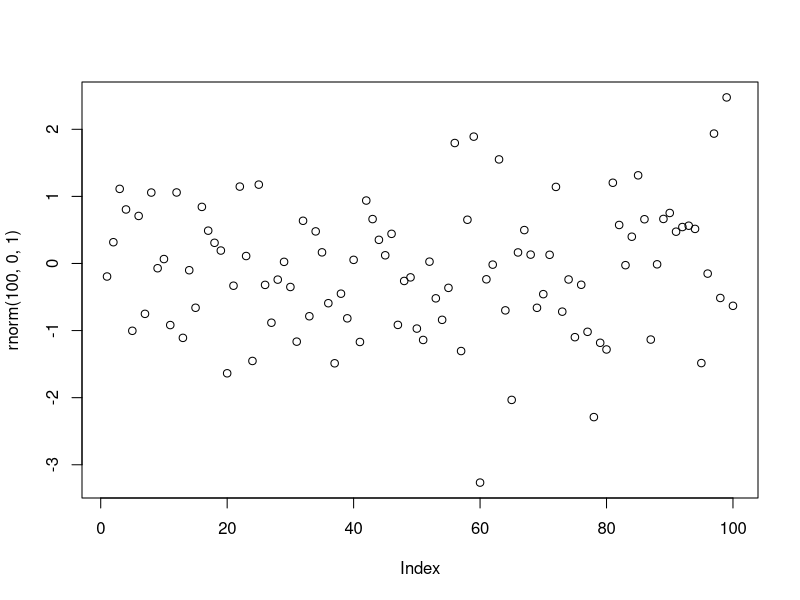

Generate this figure with R:
## ---- chunk 1
#Simulate some data
plot(rnorm(100,0,1))
